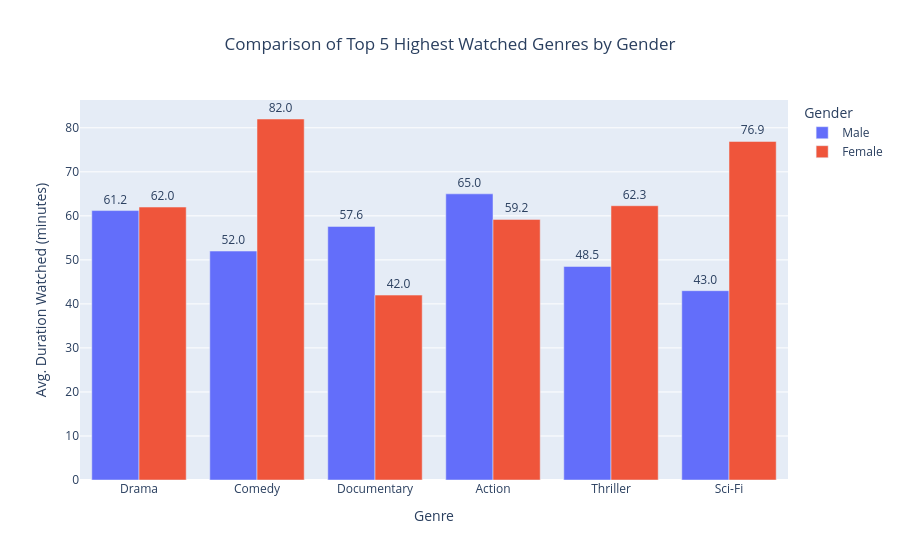

The cell this chart's notebook holds for it:
### Code cell
import pandas as pd
import plotly.express as px
# Simulated dataset for demonstration
# Replace this with actual grouped data from your streaming_vs DataFrame
male_data = {    'Genre': ['Drama', 'Comedy', 'Documentary', 'Action', 'Thriller', 'Sci-Fi'],
             'Gender': ['Male'] * 6,    
             'Average_Duration_Watched': [61.2, 52.0, 57.6, 65.0, 48.5, 43.0]}

female_data = {    'Genre': ['Drama', 'Comedy', 'Action', 'Sci-Fi', 'Thriller', 'Documentary'],    
               'Gender': ['Female'] * 6,    
               'Average_Duration_Watched': [62.0, 82.0, 59.2, 76.9, 62.3, 42.0]}

# Combine both datasets into one DataFrame
df_male = pd.DataFrame(male_data)
df_female = pd.DataFrame(female_data)
df_combined = pd.concat([df_male, df_female])

# Create grouped bar chart
fig = px.bar(df_combined, x='Genre', y='Average_Duration_Watched', color='Gender',             
             barmode='group',             
             title='Comparison of Top 5 Highest Watched Genres by Gender',             
             labels={'Average_Duration_Watched': 'Avg. Duration Watched (minutes)'},             
             text='Average_Duration_Watched')

# Customize layout
fig.update_layout(title_x=0.5)
fig.update_traces(texttemplate='%{text:.1f}', textposition='outside')

fig.show()

### Figure 1 — Plotly figure (JSON) as saved in the notebook; plotly's stock layout.template omitted (floating-point values rounded to 4 significant figures)
{"data": [{"alignmentgroup": "True", "hovertemplate": "Gender=Male<br>Genre=%{x}<br>Avg. Duration Watched (minutes)=%{text}<extra></extra>", "legendgroup": "Male", "marker": {"color": "#636efa", "pattern": {"shape": ""}}, "name": "Male", "offsetgroup": "Male", "orientation": "v", "showlegend": true, "text": [61.2, 52, 57.6, 65, 48.5, 43], "textposition": "outside", "texttemplate": "%{text:.1f}", "type": "bar", "x": ["Drama", "Comedy", "Documentary", "Action", "Thriller", "Sci-Fi"], "xaxis": "x", "y": [61.2, 52, 57.6, 65, 48.5, 43], "yaxis": "y"}, {"alignmentgroup": "True", "hovertemplate": "Gender=Female<br>Genre=%{x}<br>Avg. Duration Watched (minutes)=%{text}<extra></extra>", "legendgroup": "Female", "marker": {"color": "#EF553B", "pattern": {"shape": ""}}, "name": "Female", "offsetgroup": "Female", "orientation": "v", "showlegend": true, "text": [62, 82, 59.2, 76.9, 62.3, 42], "textposition": "outside", "texttemplate": "%{text:.1f}", "type": "bar", "x": ["Drama", "Comedy", "Action", "Sci-Fi", "Thriller", "Documentary"], "xaxis": "x", "y": [62, 82, 59.2, 76.9, 62.3, 42], "yaxis": "y"}], "layout": {"barmode": "group", "legend": {"title": {"text": "Gender"}, "tracegroupgap": 0}, "title": {"text": "Comparison of Top 5 Highest Watched Genres by Gender", "x": 0.5}, "xaxis": {"anchor": "y", "domain": [0, 1], "title": {"text": "Genre"}}, "yaxis": {"anchor": "x", "domain": [0, 1], "title": {"text": "Avg. Duration Watched (minutes)"}}}}
